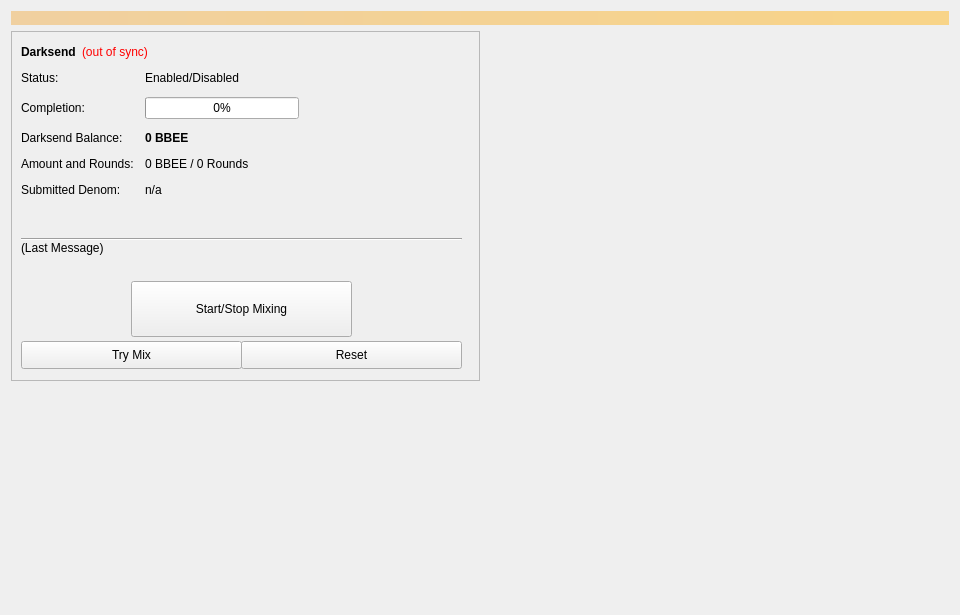
<?xml version="1.0" encoding="UTF-8"?>
<ui version="4.0">
 <class>Coinmix</class>
 <widget class="QWidget" name="Coinmix">
  <property name="geometry">
   <rect>
    <x>0</x>
    <y>0</y>
    <width>960</width>
    <height>615</height>
   </rect>
  </property>
  <property name="minimumSize">
   <size>
    <width>960</width>
    <height>0</height>
   </size>
  </property>
  <property name="windowTitle">
   <string>Form</string>
  </property>
  <layout class="QVBoxLayout" name="topLayout">
   <item>
    <widget class="QLabel" name="labelAlerts">
     <property name="visible">
      <bool>false</bool>
     </property>
     <property name="styleSheet">
      <string notr="true">background-color: qlineargradient(x1: 0, y1: 0, x2: 1, y2: 0, stop:0 #F0D0A0, stop:1 #F8D488); color:#000000;</string>
     </property>
     <property name="wordWrap">
      <bool>true</bool>
     </property>
     <property name="margin">
      <number>3</number>
     </property>
    </widget>
   </item>
   <item>
    <layout class="QHBoxLayout" name="horizontalLayout" stretch="1,1">
     <item>
      <layout class="QVBoxLayout" name="verticalLayout_2">
       <item>
        <widget class="QFrame" name="frameDarksend">
         <property name="minimumSize">
          <size>
           <width>0</width>
           <height>350</height>
          </size>
         </property>
         <property name="layoutDirection">
          <enum>Qt::LeftToRight</enum>
         </property>
         <property name="frameShape">
          <enum>QFrame::StyledPanel</enum>
         </property>
         <property name="frameShadow">
          <enum>QFrame::Raised</enum>
         </property>
         <widget class="QWidget" name="formLayoutWidget">
          <property name="geometry">
           <rect>
            <x>10</x>
            <y>40</y>
            <width>451</width>
            <height>161</height>
           </rect>
          </property>
          <layout class="QFormLayout" name="formLayout">
           <property name="fieldGrowthPolicy">
            <enum>QFormLayout::AllNonFixedFieldsGrow</enum>
           </property>
           <property name="horizontalSpacing">
            <number>11</number>
           </property>
           <property name="verticalSpacing">
            <number>12</number>
           </property>
           <item row="0" column="0">
            <widget class="QLabel" name="label_6">
             <property name="text">
              <string>Status:</string>
             </property>
            </widget>
           </item>
           <item row="1" column="0">
            <widget class="QLabel" name="label_7">
             <property name="text">
              <string>Completion:</string>
             </property>
            </widget>
           </item>
           <item row="1" column="1">
            <widget class="QProgressBar" name="DarksendProgress">
             <property name="maximumSize">
              <size>
               <width>154</width>
               <height>16777215</height>
              </size>
             </property>
             <property name="value">
              <number>0</number>
             </property>
            </widget>
           </item>
           <item row="2" column="0">
            <widget class="QLabel" name="labelAnonymizedText">
             <property name="text">
              <string>Darksend Balance:</string>
             </property>
            </widget>
           </item>
           <item row="2" column="1">
            <widget class="QLabel" name="labelAnonymized">
             <property name="font">
              <font>
               <weight>75</weight>
               <bold>true</bold>
              </font>
             </property>
             <property name="text">
              <string notr="true">0 BBEE</string>
             </property>
            </widget>
           </item>
           <item row="3" column="0">
            <widget class="QLabel" name="label_8">
             <property name="text">
              <string>Amount and Rounds:</string>
             </property>
            </widget>
           </item>
           <item row="3" column="1">
            <widget class="QLabel" name="labelAmountRounds">
             <property name="text">
              <string>0 BBEE / 0 Rounds</string>
             </property>
            </widget>
           </item>
           <item row="4" column="0">
            <widget class="QLabel" name="label_9">
             <property name="text">
              <string>Submitted Denom:</string>
             </property>
            </widget>
           </item>
           <item row="4" column="1">
            <widget class="QLabel" name="labelSubmittedDenom">
             <property name="toolTip">
              <string>The denominations you submitted to the Masternode.&lt;br&gt;To mix, other users must submit the exact same denominations.</string>
             </property>
             <property name="text">
              <string>n/a</string>
             </property>
            </widget>
           </item>
           <item row="0" column="1">
            <widget class="QLabel" name="DarksendEnabled">
             <property name="text">
              <string>Enabled/Disabled</string>
             </property>
            </widget>
           </item>
          </layout>
         </widget>
         <widget class="QPushButton" name="runAutoDenom">
          <property name="geometry">
           <rect>
            <x>251</x>
            <y>17</y>
            <width>1</width>
            <height>1</height>
           </rect>
          </property>
          <property name="palette">
           <palette>
            <active>
             <colorrole role="WindowText">
              <brush brushstyle="SolidPattern">
               <color alpha="255">
                <red>0</red>
                <green>0</green>
                <blue>0</blue>
               </color>
              </brush>
             </colorrole>
             <colorrole role="Button">
              <brush brushstyle="SolidPattern">
               <color alpha="255">
                <red>239</red>
                <green>238</green>
                <blue>238</blue>
               </color>
              </brush>
             </colorrole>
             <colorrole role="Light">
              <brush brushstyle="SolidPattern">
               <color alpha="255">
                <red>255</red>
                <green>255</green>
                <blue>255</blue>
               </color>
              </brush>
             </colorrole>
             <colorrole role="Midlight">
              <brush brushstyle="SolidPattern">
               <color alpha="255">
                <red>247</red>
                <green>246</green>
                <blue>246</blue>
               </color>
              </brush>
             </colorrole>
             <colorrole role="Dark">
              <brush brushstyle="SolidPattern">
               <color alpha="255">
                <red>119</red>
                <green>119</green>
                <blue>119</blue>
               </color>
              </brush>
             </colorrole>
             <colorrole role="Mid">
              <brush brushstyle="SolidPattern">
               <color alpha="255">
                <red>159</red>
                <green>159</green>
                <blue>159</blue>
               </color>
              </brush>
             </colorrole>
             <colorrole role="Text">
              <brush brushstyle="SolidPattern">
               <color alpha="255">
                <red>0</red>
                <green>0</green>
                <blue>0</blue>
               </color>
              </brush>
             </colorrole>
             <colorrole role="BrightText">
              <brush brushstyle="SolidPattern">
               <color alpha="255">
                <red>255</red>
                <green>255</green>
                <blue>255</blue>
               </color>
              </brush>
             </colorrole>
             <colorrole role="ButtonText">
              <brush brushstyle="SolidPattern">
               <color alpha="255">
                <red>0</red>
                <green>0</green>
                <blue>0</blue>
               </color>
              </brush>
             </colorrole>
             <colorrole role="Base">
              <brush brushstyle="SolidPattern">
               <color alpha="255">
                <red>255</red>
                <green>255</green>
                <blue>255</blue>
               </color>
              </brush>
             </colorrole>
             <colorrole role="Window">
              <brush brushstyle="SolidPattern">
               <color alpha="255">
                <red>239</red>
                <green>238</green>
                <blue>238</blue>
               </color>
              </brush>
             </colorrole>
             <colorrole role="Shadow">
              <brush brushstyle="SolidPattern">
               <color alpha="255">
                <red>0</red>
                <green>0</green>
                <blue>0</blue>
               </color>
              </brush>
             </colorrole>
             <colorrole role="AlternateBase">
              <brush brushstyle="SolidPattern">
               <color alpha="255">
                <red>247</red>
                <green>246</green>
                <blue>246</blue>
               </color>
              </brush>
             </colorrole>
             <colorrole role="ToolTipBase">
              <brush brushstyle="SolidPattern">
               <color alpha="255">
                <red>255</red>
                <green>255</green>
                <blue>220</blue>
               </color>
              </brush>
             </colorrole>
             <colorrole role="ToolTipText">
              <brush brushstyle="SolidPattern">
               <color alpha="255">
                <red>0</red>
                <green>0</green>
                <blue>0</blue>
               </color>
              </brush>
             </colorrole>
            </active>
            <inactive>
             <colorrole role="WindowText">
              <brush brushstyle="SolidPattern">
               <color alpha="255">
                <red>0</red>
                <green>0</green>
                <blue>0</blue>
               </color>
              </brush>
             </colorrole>
             <colorrole role="Button">
              <brush brushstyle="SolidPattern">
               <color alpha="255">
                <red>239</red>
                <green>238</green>
                <blue>238</blue>
               </color>
              </brush>
             </colorrole>
             <colorrole role="Light">
              <brush brushstyle="SolidPattern">
               <color alpha="255">
                <red>255</red>
                <green>255</green>
                <blue>255</blue>
               </color>
              </brush>
             </colorrole>
             <colorrole role="Midlight">
              <brush brushstyle="SolidPattern">
               <color alpha="255">
                <red>247</red>
                <green>246</green>
                <blue>246</blue>
               </color>
              </brush>
             </colorrole>
             <colorrole role="Dark">
              <brush brushstyle="SolidPattern">
               <color alpha="255">
                <red>119</red>
                <green>119</green>
                <blue>119</blue>
               </color>
              </brush>
             </colorrole>
             <colorrole role="Mid">
              <brush brushstyle="SolidPattern">
               <color alpha="255">
                <red>159</red>
                <green>159</green>
                <blue>159</blue>
               </color>
              </brush>
             </colorrole>
             <colorrole role="Text">
              <brush brushstyle="SolidPattern">
               <color alpha="255">
                <red>0</red>
                <green>0</green>
                <blue>0</blue>
               </color>
              </brush>
             </colorrole>
             <colorrole role="BrightText">
              <brush brushstyle="SolidPattern">
               <color alpha="255">
                <red>255</red>
                <green>255</green>
                <blue>255</blue>
               </color>
              </brush>
             </colorrole>
             <colorrole role="ButtonText">
              <brush brushstyle="SolidPattern">
               <color alpha="255">
                <red>0</red>
                <green>0</green>
                <blue>0</blue>
               </color>
              </brush>
             </colorrole>
             <colorrole role="Base">
              <brush brushstyle="SolidPattern">
               <color alpha="255">
                <red>255</red>
                <green>255</green>
                <blue>255</blue>
               </color>
              </brush>
             </colorrole>
             <colorrole role="Window">
              <brush brushstyle="SolidPattern">
               <color alpha="255">
                <red>239</red>
                <green>238</green>
                <blue>238</blue>
               </color>
              </brush>
             </colorrole>
             <colorrole role="Shadow">
              <brush brushstyle="SolidPattern">
               <color alpha="255">
                <red>0</red>
                <green>0</green>
                <blue>0</blue>
               </color>
              </brush>
             </colorrole>
             <colorrole role="AlternateBase">
              <brush brushstyle="SolidPattern">
               <color alpha="255">
                <red>247</red>
                <green>246</green>
                <blue>246</blue>
               </color>
              </brush>
             </colorrole>
             <colorrole role="ToolTipBase">
              <brush brushstyle="SolidPattern">
               <color alpha="255">
                <red>255</red>
                <green>255</green>
                <blue>220</blue>
               </color>
              </brush>
             </colorrole>
             <colorrole role="ToolTipText">
              <brush brushstyle="SolidPattern">
               <color alpha="255">
                <red>0</red>
                <green>0</green>
                <blue>0</blue>
               </color>
              </brush>
             </colorrole>
            </inactive>
            <disabled>
             <colorrole role="WindowText">
              <brush brushstyle="SolidPattern">
               <color alpha="255">
                <red>119</red>
                <green>119</green>
                <blue>119</blue>
               </color>
              </brush>
             </colorrole>
             <colorrole role="Button">
              <brush brushstyle="SolidPattern">
               <color alpha="255">
                <red>239</red>
                <green>238</green>
                <blue>238</blue>
               </color>
              </brush>
             </colorrole>
             <colorrole role="Light">
              <brush brushstyle="SolidPattern">
               <color alpha="255">
                <red>255</red>
                <green>255</green>
                <blue>255</blue>
               </color>
              </brush>
             </colorrole>
             <colorrole role="Midlight">
              <brush brushstyle="SolidPattern">
               <color alpha="255">
                <red>247</red>
                <green>246</green>
                <blue>246</blue>
               </color>
              </brush>
             </colorrole>
             <colorrole role="Dark">
              <brush brushstyle="SolidPattern">
               <color alpha="255">
                <red>119</red>
                <green>119</green>
                <blue>119</blue>
               </color>
              </brush>
             </colorrole>
             <colorrole role="Mid">
              <brush brushstyle="SolidPattern">
               <color alpha="255">
                <red>159</red>
                <green>159</green>
                <blue>159</blue>
               </color>
              </brush>
             </colorrole>
             <colorrole role="Text">
              <brush brushstyle="SolidPattern">
               <color alpha="255">
                <red>119</red>
                <green>119</green>
                <blue>119</blue>
               </color>
              </brush>
             </colorrole>
             <colorrole role="BrightText">
              <brush brushstyle="SolidPattern">
               <color alpha="255">
                <red>255</red>
                <green>255</green>
                <blue>255</blue>
               </color>
              </brush>
             </colorrole>
             <colorrole role="ButtonText">
              <brush brushstyle="SolidPattern">
               <color alpha="255">
                <red>119</red>
                <green>119</green>
                <blue>119</blue>
               </color>
              </brush>
             </colorrole>
             <colorrole role="Base">
              <brush brushstyle="SolidPattern">
               <color alpha="255">
                <red>239</red>
                <green>238</green>
                <blue>238</blue>
               </color>
              </brush>
             </colorrole>
             <colorrole role="Window">
              <brush brushstyle="SolidPattern">
               <color alpha="255">
                <red>239</red>
                <green>238</green>
                <blue>238</blue>
               </color>
              </brush>
             </colorrole>
             <colorrole role="Shadow">
              <brush brushstyle="SolidPattern">
               <color alpha="255">
                <red>0</red>
                <green>0</green>
                <blue>0</blue>
               </color>
              </brush>
             </colorrole>
             <colorrole role="AlternateBase">
              <brush brushstyle="SolidPattern">
               <color alpha="255">
                <red>239</red>
                <green>238</green>
                <blue>238</blue>
               </color>
              </brush>
             </colorrole>
             <colorrole role="ToolTipBase">
              <brush brushstyle="SolidPattern">
               <color alpha="255">
                <red>255</red>
                <green>255</green>
                <blue>220</blue>
               </color>
              </brush>
             </colorrole>
             <colorrole role="ToolTipText">
              <brush brushstyle="SolidPattern">
               <color alpha="255">
                <red>0</red>
                <green>0</green>
                <blue>0</blue>
               </color>
              </brush>
             </colorrole>
            </disabled>
           </palette>
          </property>
          <property name="focusPolicy">
           <enum>Qt::NoFocus</enum>
          </property>
          <property name="autoFillBackground">
           <bool>true</bool>
          </property>
          <property name="text">
           <string/>
          </property>
          <property name="flat">
           <bool>true</bool>
          </property>
         </widget>
         <widget class="QPushButton" name="toggleDarksend">
          <property name="geometry">
           <rect>
            <x>120</x>
            <y>250</y>
            <width>221</width>
            <height>56</height>
           </rect>
          </property>
          <property name="sizePolicy">
           <sizepolicy hsizetype="MinimumExpanding" vsizetype="Fixed">
            <horstretch>0</horstretch>
            <verstretch>0</verstretch>
           </sizepolicy>
          </property>
          <property name="text">
           <string>Start/Stop Mixing</string>
          </property>
         </widget>
         <widget class="Line" name="lineLastMessage">
          <property name="geometry">
           <rect>
            <x>10</x>
            <y>200</y>
            <width>441</width>
            <height>16</height>
           </rect>
          </property>
          <property name="orientation">
           <enum>Qt::Horizontal</enum>
          </property>
         </widget>
         <widget class="QLabel" name="DarksendStatus">
          <property name="geometry">
           <rect>
            <x>10</x>
            <y>210</y>
            <width>451</width>
            <height>43</height>
           </rect>
          </property>
          <property name="minimumSize">
           <size>
            <width>288</width>
            <height>43</height>
           </size>
          </property>
          <property name="text">
           <string>(Last Message)</string>
          </property>
          <property name="alignment">
           <set>Qt::AlignLeading|Qt::AlignLeft|Qt::AlignTop</set>
          </property>
          <property name="wordWrap">
           <bool>true</bool>
          </property>
         </widget>
         <widget class="QPushButton" name="DarksendAuto">
          <property name="geometry">
           <rect>
            <x>10</x>
            <y>310</y>
            <width>221</width>
            <height>28</height>
           </rect>
          </property>
          <property name="sizePolicy">
           <sizepolicy hsizetype="MinimumExpanding" vsizetype="Fixed">
            <horstretch>0</horstretch>
            <verstretch>0</verstretch>
           </sizepolicy>
          </property>
          <property name="toolTip">
           <string>Try to manually submit a Darksend request.</string>
          </property>
          <property name="text">
           <string>Try Mix</string>
          </property>
         </widget>
         <widget class="QPushButton" name="DarksendReset">
          <property name="geometry">
           <rect>
            <x>230</x>
            <y>310</y>
            <width>221</width>
            <height>28</height>
           </rect>
          </property>
          <property name="sizePolicy">
           <sizepolicy hsizetype="MinimumExpanding" vsizetype="Fixed">
            <horstretch>0</horstretch>
            <verstretch>0</verstretch>
           </sizepolicy>
          </property>
          <property name="toolTip">
           <string>Reset the current status of Darksend (can interrupt Darksend if it's in the process of Mixing, which can cost you money!)</string>
          </property>
          <property name="autoFillBackground">
           <bool>false</bool>
          </property>
          <property name="text">
           <string>Reset</string>
          </property>
         </widget>
         <widget class="QWidget" name="layoutWidget">
          <property name="geometry">
           <rect>
            <x>10</x>
            <y>10</y>
            <width>431</width>
            <height>22</height>
           </rect>
          </property>
          <layout class="QHBoxLayout" name="horizontalLayout_5">
           <item>
            <widget class="QLabel" name="label_2">
             <property name="font">
              <font>
               <weight>75</weight>
               <bold>true</bold>
              </font>
             </property>
             <property name="text">
              <string>Darksend</string>
             </property>
            </widget>
           </item>
           <item>
            <widget class="QLabel" name="labelDarksendSyncStatus">
             <property name="toolTip">
              <string>The displayed information may be out of date. Your wallet automatically synchronizes with the BBEE network after a connection is established, but this process has not completed yet.</string>
             </property>
             <property name="styleSheet">
              <string notr="true">QLabel { color: red; }</string>
             </property>
             <property name="text">
              <string notr="true">(out of sync)</string>
             </property>
             <property name="alignment">
              <set>Qt::AlignLeading|Qt::AlignLeft|Qt::AlignVCenter</set>
             </property>
            </widget>
           </item>
           <item>
            <spacer name="horizontalSpacer_4">
             <property name="orientation">
              <enum>Qt::Horizontal</enum>
             </property>
             <property name="sizeHint" stdset="0">
              <size>
               <width>40</width>
               <height>20</height>
              </size>
             </property>
            </spacer>
           </item>
          </layout>
         </widget>
        </widget>
       </item>
       <item>
        <spacer name="verticalSpacer">
         <property name="orientation">
          <enum>Qt::Vertical</enum>
         </property>
         <property name="sizeHint" stdset="0">
          <size>
           <width>20</width>
           <height>40</height>
          </size>
         </property>
        </spacer>
       </item>
      </layout>
     </item>
     <item>
      <layout class="QVBoxLayout" name="verticalLayout_3">
       <item>
        <spacer name="verticalSpacer_2">
         <property name="orientation">
          <enum>Qt::Vertical</enum>
         </property>
         <property name="sizeType">
          <enum>QSizePolicy::Expanding</enum>
         </property>
         <property name="sizeHint" stdset="0">
          <size>
           <width>20</width>
           <height>40</height>
          </size>
         </property>
        </spacer>
       </item>
      </layout>
     </item>
    </layout>
   </item>
  </layout>
 </widget>
 <resources/>
 <connections/>
</ui>
